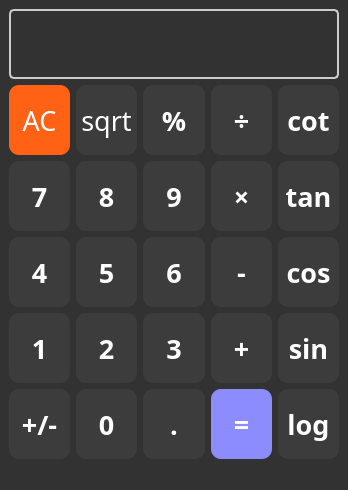
<?xml version="1.0" encoding="UTF-8"?>
<ui version="4.0">
 <class>MainWindow</class>
 <widget class="QMainWindow" name="MainWindow">
  <property name="geometry">
   <rect>
    <x>0</x>
    <y>0</y>
    <width>348</width>
    <height>490</height>
   </rect>
  </property>
  <property name="windowTitle">
   <string>MainWindow</string>
  </property>
  <property name="windowIcon">
   <iconset theme="computer">
    <normaloff>.</normaloff>.</iconset>
  </property>
  <property name="styleSheet">
   <string notr="true">background-color: rgb(50, 50, 50);</string>
  </property>
  <widget class="QWidget" name="centralwidget">
   <layout class="QGridLayout" name="gridLayout">
    <item row="4" column="0">
     <widget class="QPushButton" name="btn_1">
      <property name="enabled">
       <bool>true</bool>
      </property>
      <property name="sizePolicy">
       <sizepolicy hsizetype="Preferred" vsizetype="Preferred">
        <horstretch>0</horstretch>
        <verstretch>0</verstretch>
       </sizepolicy>
      </property>
      <property name="font">
       <font>
        <family>Perpetua</family>
        <pointsize>20</pointsize>
        <italic>false</italic>
        <bold>true</bold>
       </font>
      </property>
      <property name="styleSheet">
       <string notr="true">background-color: rgb(60, 60, 60);
color: rgb(255, 255, 255);
font: 700 20pt &quot;Perpetua&quot;;
border-radius: 10px;
</string>
      </property>
      <property name="text">
       <string>1</string>
      </property>
     </widget>
    </item>
    <item row="2" column="4">
     <widget class="QPushButton" name="btn_tan">
      <property name="enabled">
       <bool>true</bool>
      </property>
      <property name="sizePolicy">
       <sizepolicy hsizetype="Preferred" vsizetype="Preferred">
        <horstretch>0</horstretch>
        <verstretch>0</verstretch>
       </sizepolicy>
      </property>
      <property name="font">
       <font>
        <family>Perpetua</family>
        <pointsize>20</pointsize>
        <italic>false</italic>
        <bold>true</bold>
       </font>
      </property>
      <property name="styleSheet">
       <string notr="true">background-color: rgb(60, 60, 60);
color: rgb(255, 255, 255);
font: 700 20pt &quot;Perpetua&quot;;
border-radius: 10px;</string>
      </property>
      <property name="text">
       <string>tan</string>
      </property>
     </widget>
    </item>
    <item row="5" column="2">
     <widget class="QPushButton" name="btn_dot">
      <property name="enabled">
       <bool>true</bool>
      </property>
      <property name="sizePolicy">
       <sizepolicy hsizetype="Preferred" vsizetype="Preferred">
        <horstretch>0</horstretch>
        <verstretch>0</verstretch>
       </sizepolicy>
      </property>
      <property name="font">
       <font>
        <family>Perpetua</family>
        <pointsize>20</pointsize>
        <italic>false</italic>
        <bold>true</bold>
       </font>
      </property>
      <property name="styleSheet">
       <string notr="true">background-color: rgb(60, 60, 60);
color: rgb(255, 255, 255);
font: 700 20pt &quot;Perpetua&quot;;
border-radius: 10px;</string>
      </property>
      <property name="text">
       <string>.</string>
      </property>
     </widget>
    </item>
    <item row="1" column="1">
     <widget class="QPushButton" name="btn_sqrt">
      <property name="enabled">
       <bool>true</bool>
      </property>
      <property name="sizePolicy">
       <sizepolicy hsizetype="Preferred" vsizetype="Preferred">
        <horstretch>0</horstretch>
        <verstretch>0</verstretch>
       </sizepolicy>
      </property>
      <property name="font">
       <font>
        <family>Perpetua</family>
        <pointsize>20</pointsize>
        <italic>false</italic>
        <bold>false</bold>
       </font>
      </property>
      <property name="styleSheet">
       <string notr="true">background-color: rgb(60, 60, 60);
color: rgb(255, 255, 255);
font: 20pt &quot;Perpetua&quot;;
border-radius: 10px;</string>
      </property>
      <property name="text">
       <string>sqrt</string>
      </property>
     </widget>
    </item>
    <item row="1" column="2">
     <widget class="QPushButton" name="btn_percent">
      <property name="enabled">
       <bool>true</bool>
      </property>
      <property name="sizePolicy">
       <sizepolicy hsizetype="Preferred" vsizetype="Preferred">
        <horstretch>0</horstretch>
        <verstretch>0</verstretch>
       </sizepolicy>
      </property>
      <property name="font">
       <font>
        <family>Perpetua</family>
        <pointsize>20</pointsize>
        <italic>false</italic>
        <bold>true</bold>
       </font>
      </property>
      <property name="styleSheet">
       <string notr="true">background-color: rgb(60, 60, 60);
color: rgb(255, 255, 255);
font: 700 20pt &quot;Perpetua&quot;;
border-radius: 10px;</string>
      </property>
      <property name="text">
       <string>%</string>
      </property>
     </widget>
    </item>
    <item row="2" column="3">
     <widget class="QPushButton" name="btn_mul">
      <property name="enabled">
       <bool>true</bool>
      </property>
      <property name="sizePolicy">
       <sizepolicy hsizetype="Preferred" vsizetype="Preferred">
        <horstretch>0</horstretch>
        <verstretch>0</verstretch>
       </sizepolicy>
      </property>
      <property name="font">
       <font>
        <family>Perpetua</family>
        <pointsize>20</pointsize>
        <italic>false</italic>
        <bold>true</bold>
       </font>
      </property>
      <property name="styleSheet">
       <string notr="true">background-color: rgb(60, 60, 60);
color: rgb(255, 255, 255);
font: 700 20pt &quot;Perpetua&quot;;
border-radius: 10px;</string>
      </property>
      <property name="text">
       <string>×</string>
      </property>
     </widget>
    </item>
    <item row="4" column="2">
     <widget class="QPushButton" name="btn_3">
      <property name="enabled">
       <bool>true</bool>
      </property>
      <property name="sizePolicy">
       <sizepolicy hsizetype="Preferred" vsizetype="Preferred">
        <horstretch>0</horstretch>
        <verstretch>0</verstretch>
       </sizepolicy>
      </property>
      <property name="font">
       <font>
        <family>Perpetua</family>
        <pointsize>20</pointsize>
        <italic>false</italic>
        <bold>true</bold>
       </font>
      </property>
      <property name="styleSheet">
       <string notr="true">background-color: rgb(60, 60, 60);
color: rgb(255, 255, 255);
font: 700 20pt &quot;Perpetua&quot;;
border-radius: 10px;
</string>
      </property>
      <property name="text">
       <string>3</string>
      </property>
     </widget>
    </item>
    <item row="4" column="1">
     <widget class="QPushButton" name="btn_2">
      <property name="enabled">
       <bool>true</bool>
      </property>
      <property name="sizePolicy">
       <sizepolicy hsizetype="Preferred" vsizetype="Preferred">
        <horstretch>0</horstretch>
        <verstretch>0</verstretch>
       </sizepolicy>
      </property>
      <property name="font">
       <font>
        <family>Perpetua</family>
        <pointsize>20</pointsize>
        <italic>false</italic>
        <bold>true</bold>
       </font>
      </property>
      <property name="styleSheet">
       <string notr="true">background-color: rgb(60, 60, 60);
color: rgb(255, 255, 255);
font: 700 20pt &quot;Perpetua&quot;;
border-radius: 10px;
</string>
      </property>
      <property name="text">
       <string>2</string>
      </property>
     </widget>
    </item>
    <item row="2" column="0">
     <widget class="QPushButton" name="btn_7">
      <property name="enabled">
       <bool>true</bool>
      </property>
      <property name="sizePolicy">
       <sizepolicy hsizetype="Preferred" vsizetype="Preferred">
        <horstretch>0</horstretch>
        <verstretch>0</verstretch>
       </sizepolicy>
      </property>
      <property name="font">
       <font>
        <family>Perpetua</family>
        <pointsize>20</pointsize>
        <italic>false</italic>
        <bold>true</bold>
       </font>
      </property>
      <property name="styleSheet">
       <string notr="true">background-color: rgb(60, 60, 60);
color: rgb(255, 255, 255);
font: 700 20pt &quot;Perpetua&quot;;
border-radius: 10px;</string>
      </property>
      <property name="text">
       <string>7</string>
      </property>
     </widget>
    </item>
    <item row="3" column="2">
     <widget class="QPushButton" name="btn_6">
      <property name="enabled">
       <bool>true</bool>
      </property>
      <property name="sizePolicy">
       <sizepolicy hsizetype="Preferred" vsizetype="Preferred">
        <horstretch>0</horstretch>
        <verstretch>0</verstretch>
       </sizepolicy>
      </property>
      <property name="font">
       <font>
        <family>Perpetua</family>
        <pointsize>20</pointsize>
        <italic>false</italic>
        <bold>true</bold>
       </font>
      </property>
      <property name="styleSheet">
       <string notr="true">background-color: rgb(60, 60, 60);
color: rgb(255, 255, 255);
font: 700 20pt &quot;Perpetua&quot;;
border-radius: 10px;</string>
      </property>
      <property name="text">
       <string>6</string>
      </property>
     </widget>
    </item>
    <item row="3" column="3">
     <widget class="QPushButton" name="btn_sub">
      <property name="enabled">
       <bool>true</bool>
      </property>
      <property name="sizePolicy">
       <sizepolicy hsizetype="Preferred" vsizetype="Preferred">
        <horstretch>0</horstretch>
        <verstretch>0</verstretch>
       </sizepolicy>
      </property>
      <property name="font">
       <font>
        <family>Perpetua</family>
        <pointsize>20</pointsize>
        <italic>false</italic>
        <bold>true</bold>
       </font>
      </property>
      <property name="styleSheet">
       <string notr="true">background-color: rgb(60, 60, 60);
color: rgb(255, 255, 255);
font: 700 20pt &quot;Perpetua&quot;;
border-radius: 10px;</string>
      </property>
      <property name="text">
       <string>-</string>
      </property>
     </widget>
    </item>
    <item row="1" column="4">
     <widget class="QPushButton" name="btn_cot">
      <property name="enabled">
       <bool>true</bool>
      </property>
      <property name="sizePolicy">
       <sizepolicy hsizetype="Preferred" vsizetype="Preferred">
        <horstretch>0</horstretch>
        <verstretch>0</verstretch>
       </sizepolicy>
      </property>
      <property name="font">
       <font>
        <family>Perpetua</family>
        <pointsize>20</pointsize>
        <italic>false</italic>
        <bold>true</bold>
       </font>
      </property>
      <property name="styleSheet">
       <string notr="true">background-color: rgb(60, 60, 60);
color: rgb(255, 255, 255);
font: 700 20pt &quot;Perpetua&quot;;
border-radius: 10px;</string>
      </property>
      <property name="text">
       <string>cot</string>
      </property>
     </widget>
    </item>
    <item row="5" column="0">
     <widget class="QPushButton" name="btn_inv">
      <property name="enabled">
       <bool>true</bool>
      </property>
      <property name="sizePolicy">
       <sizepolicy hsizetype="Preferred" vsizetype="Preferred">
        <horstretch>0</horstretch>
        <verstretch>0</verstretch>
       </sizepolicy>
      </property>
      <property name="font">
       <font>
        <family>Perpetua</family>
        <pointsize>20</pointsize>
        <italic>false</italic>
        <bold>true</bold>
       </font>
      </property>
      <property name="autoFillBackground">
       <bool>false</bool>
      </property>
      <property name="styleSheet">
       <string notr="true">background-color: rgb(60, 60, 60);
color: rgb(255, 255, 255);
font: 700 20pt &quot;Perpetua&quot;;
border-radius: 10px;
</string>
      </property>
      <property name="text">
       <string>+/-</string>
      </property>
     </widget>
    </item>
    <item row="2" column="2">
     <widget class="QPushButton" name="btn_9">
      <property name="enabled">
       <bool>true</bool>
      </property>
      <property name="sizePolicy">
       <sizepolicy hsizetype="Preferred" vsizetype="Preferred">
        <horstretch>0</horstretch>
        <verstretch>0</verstretch>
       </sizepolicy>
      </property>
      <property name="font">
       <font>
        <family>Perpetua</family>
        <pointsize>20</pointsize>
        <italic>false</italic>
        <bold>true</bold>
       </font>
      </property>
      <property name="styleSheet">
       <string notr="true">background-color: rgb(60, 60, 60);
color: rgb(255, 255, 255);
font: 700 20pt &quot;Perpetua&quot;;
border-radius: 10px;</string>
      </property>
      <property name="text">
       <string>9</string>
      </property>
     </widget>
    </item>
    <item row="2" column="1">
     <widget class="QPushButton" name="btn_8">
      <property name="enabled">
       <bool>true</bool>
      </property>
      <property name="sizePolicy">
       <sizepolicy hsizetype="Preferred" vsizetype="Preferred">
        <horstretch>0</horstretch>
        <verstretch>0</verstretch>
       </sizepolicy>
      </property>
      <property name="font">
       <font>
        <family>Perpetua</family>
        <pointsize>20</pointsize>
        <italic>false</italic>
        <bold>true</bold>
       </font>
      </property>
      <property name="styleSheet">
       <string notr="true">background-color: rgb(60, 60, 60);
color: rgb(255, 255, 255);
font: 700 20pt &quot;Perpetua&quot;;
border-radius: 10px;</string>
      </property>
      <property name="text">
       <string>8</string>
      </property>
     </widget>
    </item>
    <item row="5" column="1">
     <widget class="QPushButton" name="btn_0">
      <property name="enabled">
       <bool>true</bool>
      </property>
      <property name="sizePolicy">
       <sizepolicy hsizetype="Preferred" vsizetype="Preferred">
        <horstretch>0</horstretch>
        <verstretch>0</verstretch>
       </sizepolicy>
      </property>
      <property name="font">
       <font>
        <family>Perpetua</family>
        <pointsize>20</pointsize>
        <italic>false</italic>
        <bold>true</bold>
       </font>
      </property>
      <property name="styleSheet">
       <string notr="true">background-color: rgb(60, 60, 60);
color: rgb(255, 255, 255);
font: 700 20pt &quot;Perpetua&quot;;
border-radius: 10px;
</string>
      </property>
      <property name="text">
       <string>0</string>
      </property>
     </widget>
    </item>
    <item row="1" column="3">
     <widget class="QPushButton" name="btn_div">
      <property name="enabled">
       <bool>true</bool>
      </property>
      <property name="sizePolicy">
       <sizepolicy hsizetype="Preferred" vsizetype="Preferred">
        <horstretch>0</horstretch>
        <verstretch>0</verstretch>
       </sizepolicy>
      </property>
      <property name="font">
       <font>
        <family>Perpetua</family>
        <pointsize>20</pointsize>
        <italic>false</italic>
        <bold>true</bold>
       </font>
      </property>
      <property name="styleSheet">
       <string notr="true">background-color: rgb(60, 60, 60);
color: rgb(255, 255, 255);
font: 700 20pt &quot;Perpetua&quot;;
border-radius: 10px;</string>
      </property>
      <property name="text">
       <string>÷</string>
      </property>
     </widget>
    </item>
    <item row="3" column="0">
     <widget class="QPushButton" name="btn_4">
      <property name="enabled">
       <bool>true</bool>
      </property>
      <property name="sizePolicy">
       <sizepolicy hsizetype="Preferred" vsizetype="Preferred">
        <horstretch>0</horstretch>
        <verstretch>0</verstretch>
       </sizepolicy>
      </property>
      <property name="font">
       <font>
        <family>Perpetua</family>
        <pointsize>20</pointsize>
        <italic>false</italic>
        <bold>true</bold>
       </font>
      </property>
      <property name="styleSheet">
       <string notr="true">background-color: rgb(60, 60, 60);
color: rgb(255, 255, 255);
font: 700 20pt &quot;Perpetua&quot;;
border-radius: 10px;</string>
      </property>
      <property name="text">
       <string>4</string>
      </property>
     </widget>
    </item>
    <item row="4" column="3">
     <widget class="QPushButton" name="btn_sum">
      <property name="enabled">
       <bool>true</bool>
      </property>
      <property name="sizePolicy">
       <sizepolicy hsizetype="Preferred" vsizetype="Preferred">
        <horstretch>0</horstretch>
        <verstretch>0</verstretch>
       </sizepolicy>
      </property>
      <property name="font">
       <font>
        <family>Perpetua</family>
        <pointsize>20</pointsize>
        <italic>false</italic>
        <bold>true</bold>
       </font>
      </property>
      <property name="styleSheet">
       <string notr="true">background-color: rgb(60, 60, 60);
color: rgb(255, 255, 255);
font: 700 20pt &quot;Perpetua&quot;;
border-radius: 10px;</string>
      </property>
      <property name="text">
       <string>+</string>
      </property>
     </widget>
    </item>
    <item row="3" column="1">
     <widget class="QPushButton" name="btn_5">
      <property name="enabled">
       <bool>true</bool>
      </property>
      <property name="sizePolicy">
       <sizepolicy hsizetype="Preferred" vsizetype="Preferred">
        <horstretch>0</horstretch>
        <verstretch>0</verstretch>
       </sizepolicy>
      </property>
      <property name="font">
       <font>
        <family>Perpetua</family>
        <pointsize>20</pointsize>
        <italic>false</italic>
        <bold>true</bold>
       </font>
      </property>
      <property name="styleSheet">
       <string notr="true">background-color: rgb(60, 60, 60);
color: rgb(255, 255, 255);
font: 700 20pt &quot;Perpetua&quot;;
border-radius: 10px;</string>
      </property>
      <property name="text">
       <string>5</string>
      </property>
     </widget>
    </item>
    <item row="3" column="4">
     <widget class="QPushButton" name="btn_cos">
      <property name="enabled">
       <bool>true</bool>
      </property>
      <property name="sizePolicy">
       <sizepolicy hsizetype="Preferred" vsizetype="Preferred">
        <horstretch>0</horstretch>
        <verstretch>0</verstretch>
       </sizepolicy>
      </property>
      <property name="font">
       <font>
        <family>Perpetua</family>
        <pointsize>20</pointsize>
        <italic>false</italic>
        <bold>true</bold>
       </font>
      </property>
      <property name="styleSheet">
       <string notr="true">background-color: rgb(60, 60, 60);
color: rgb(255, 255, 255);
font: 700 20pt &quot;Perpetua&quot;;
border-radius: 10px;</string>
      </property>
      <property name="text">
       <string>cos</string>
      </property>
     </widget>
    </item>
    <item row="4" column="4">
     <widget class="QPushButton" name="btn_sin">
      <property name="enabled">
       <bool>true</bool>
      </property>
      <property name="sizePolicy">
       <sizepolicy hsizetype="Preferred" vsizetype="Preferred">
        <horstretch>0</horstretch>
        <verstretch>0</verstretch>
       </sizepolicy>
      </property>
      <property name="font">
       <font>
        <family>Perpetua</family>
        <pointsize>20</pointsize>
        <italic>false</italic>
        <bold>true</bold>
       </font>
      </property>
      <property name="styleSheet">
       <string notr="true">background-color: rgb(60, 60, 60);
color: rgb(255, 255, 255);
font: 700 20pt &quot;Perpetua&quot;;
border-radius: 10px;</string>
      </property>
      <property name="text">
       <string>sin</string>
      </property>
     </widget>
    </item>
    <item row="0" column="0" colspan="5">
     <widget class="QLineEdit" name="line_edit">
      <property name="sizePolicy">
       <sizepolicy hsizetype="Preferred" vsizetype="Preferred">
        <horstretch>0</horstretch>
        <verstretch>0</verstretch>
       </sizepolicy>
      </property>
      <property name="font">
       <font>
        <family>Perpetua</family>
        <pointsize>30</pointsize>
        <italic>false</italic>
        <bold>false</bold>
       </font>
      </property>
      <property name="toolTip">
       <string>&lt;!DOCTYPE HTML PUBLIC &quot;-//W3C//DTD HTML 4.0//EN&quot; &quot;http://www.w3.org/TR/REC-html40/strict.dtd&quot;&gt;
&lt;html&gt;&lt;head&gt;&lt;meta name=&quot;qrichtext&quot; content=&quot;1&quot; /&gt;&lt;meta charset=&quot;utf-8&quot; /&gt;&lt;style type=&quot;text/css&quot;&gt;
p, li { white-space: pre-wrap; }
hr { height: 1px; border-width: 0; }
li.unchecked::marker { content: &quot;\2610&quot;; }
li.checked::marker { content: &quot;\2612&quot;; }
&lt;/style&gt;&lt;/head&gt;&lt;body style=&quot; font-family:'Perpetua'; font-size:30pt; font-weight:400; font-style:normal;&quot;&gt;
&lt;p style=&quot;-qt-paragraph-type:empty; margin-top:0px; margin-bottom:0px; margin-left:0px; margin-right:0px; -qt-block-indent:0; text-indent:0px;&quot;&gt;&lt;br /&gt;&lt;/p&gt;&lt;/body&gt;&lt;/html&gt;</string>
      </property>
      <property name="styleSheet">
       <string notr="true">border: 2px solid #cccccc;
font: 30pt &quot;Perpetua&quot;;
color: rgb(255, 255, 255);
border-radius: 5px;</string>
      </property>
      <property name="text">
       <string/>
      </property>
      <property name="readOnly">
       <bool>true</bool>
      </property>
     </widget>
    </item>
    <item row="1" column="0">
     <widget class="QPushButton" name="btn_ac">
      <property name="enabled">
       <bool>true</bool>
      </property>
      <property name="sizePolicy">
       <sizepolicy hsizetype="Preferred" vsizetype="Preferred">
        <horstretch>0</horstretch>
        <verstretch>0</verstretch>
       </sizepolicy>
      </property>
      <property name="font">
       <font>
        <family>Perpetua</family>
        <pointsize>20</pointsize>
        <italic>false</italic>
        <bold>false</bold>
       </font>
      </property>
      <property name="styleSheet">
       <string notr="true">
color: rgb(255, 255, 255);
font: 20pt &quot;Perpetua&quot;;
border-radius: 10px;
background-color: rgb(255, 98, 20);</string>
      </property>
      <property name="text">
       <string>AC</string>
      </property>
     </widget>
    </item>
    <item row="5" column="3">
     <widget class="QPushButton" name="btn_result">
      <property name="enabled">
       <bool>true</bool>
      </property>
      <property name="sizePolicy">
       <sizepolicy hsizetype="Preferred" vsizetype="Preferred">
        <horstretch>0</horstretch>
        <verstretch>0</verstretch>
       </sizepolicy>
      </property>
      <property name="font">
       <font>
        <family>Perpetua</family>
        <pointsize>20</pointsize>
        <italic>false</italic>
        <bold>true</bold>
       </font>
      </property>
      <property name="styleSheet">
       <string notr="true">background-color: rgb(140, 140, 255);
color: rgb(255, 255, 255);
font: 700 20pt &quot;Perpetua&quot;;
border-radius: 10px;
</string>
      </property>
      <property name="text">
       <string>=</string>
      </property>
     </widget>
    </item>
    <item row="5" column="4">
     <widget class="QPushButton" name="btn_log">
      <property name="enabled">
       <bool>true</bool>
      </property>
      <property name="sizePolicy">
       <sizepolicy hsizetype="Preferred" vsizetype="Preferred">
        <horstretch>0</horstretch>
        <verstretch>0</verstretch>
       </sizepolicy>
      </property>
      <property name="font">
       <font>
        <family>Perpetua</family>
        <pointsize>20</pointsize>
        <italic>false</italic>
        <bold>true</bold>
       </font>
      </property>
      <property name="styleSheet">
       <string notr="true">background-color: rgb(60, 60, 60);
color: rgb(255, 255, 255);
font: 700 20pt &quot;Perpetua&quot;;
border-radius: 10px;</string>
      </property>
      <property name="text">
       <string>log</string>
      </property>
     </widget>
    </item>
   </layout>
  </widget>
  <widget class="QStatusBar" name="statusbar"/>
  <widget class="QMenuBar" name="menubar">
   <property name="geometry">
    <rect>
     <x>0</x>
     <y>0</y>
     <width>348</width>
     <height>22</height>
    </rect>
   </property>
  </widget>
 </widget>
 <resources/>
 <connections/>
</ui>
